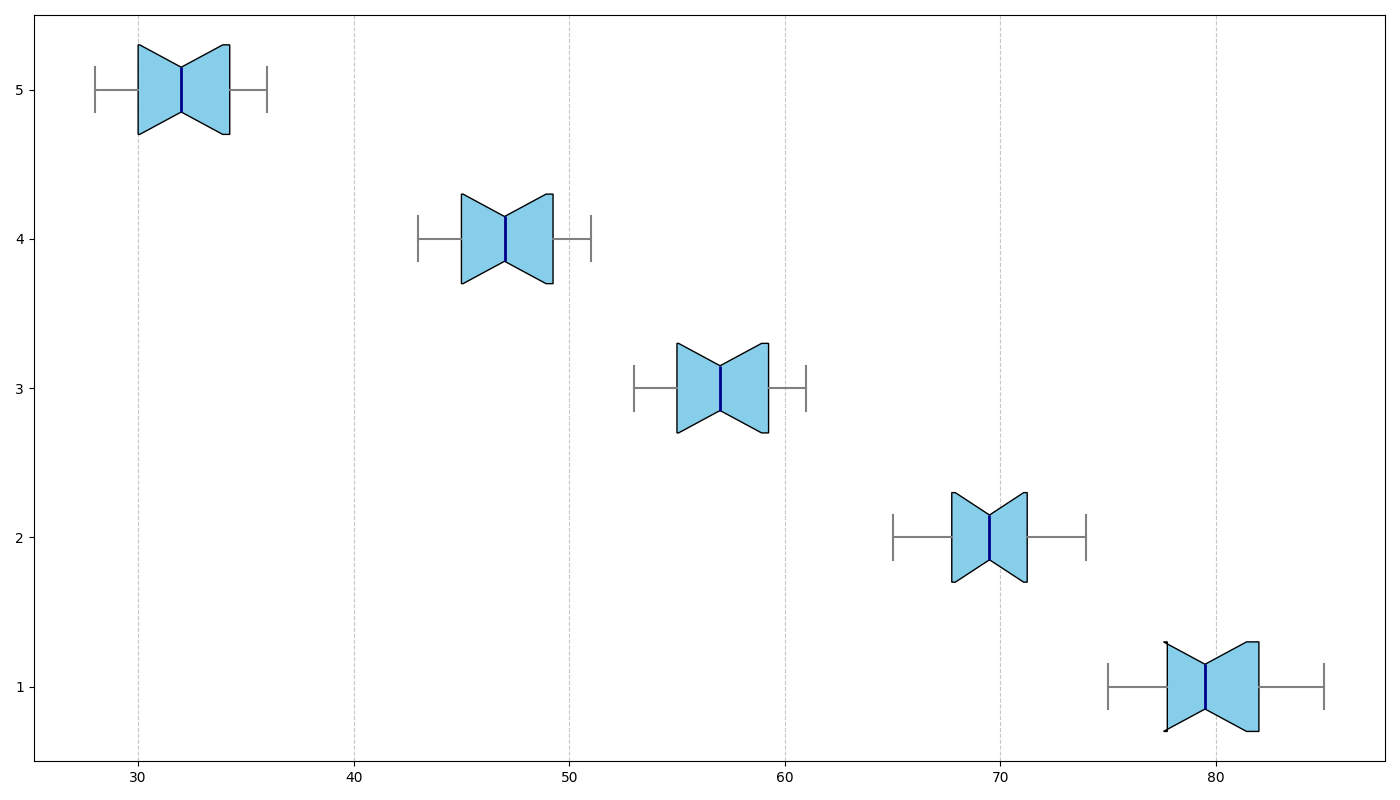

Recreate this plot in Python.
import matplotlib.pyplot as plt

all_sleep_quality_data = [
    [75, 78, 80, 82, 76, 79, 83, 85, 77, 81, 82, 79],
    [68, 70, 65, 72, 74, 66, 67, 71, 69, 73, 70, 68],
    [55, 57, 60, 58, 54, 56, 53, 59, 61, 55, 57, 60],
    [45, 47, 50, 48, 44, 46, 43, 49, 51, 45, 47, 50],
    [30, 32, 35, 33, 29, 31, 28, 34, 36, 30, 32, 35]
]

fig, ax = plt.subplots(figsize=(14, 8))
box = ax.boxplot(
    all_sleep_quality_data,
    patch_artist=True,
    notch=True,
    vert=False,  # Change to horizontal orientation
    widths=0.6
)

single_color = 'skyblue'
for patch in box['boxes']:
    patch.set_facecolor(single_color)

plt.setp(box['medians'], color='darkblue', linewidth=2)
plt.setp(box['whiskers'], color='gray', linewidth=1.5, linestyle='-')
plt.setp(box['caps'], color='grey', linewidth=1.5)
plt.setp(box['fliers'], marker='o', color='black', alpha=0.5)

ax.grid(axis='x', linestyle='--', alpha=0.7)  # Adjust grid orientation

plt.tight_layout()
plt.show()
